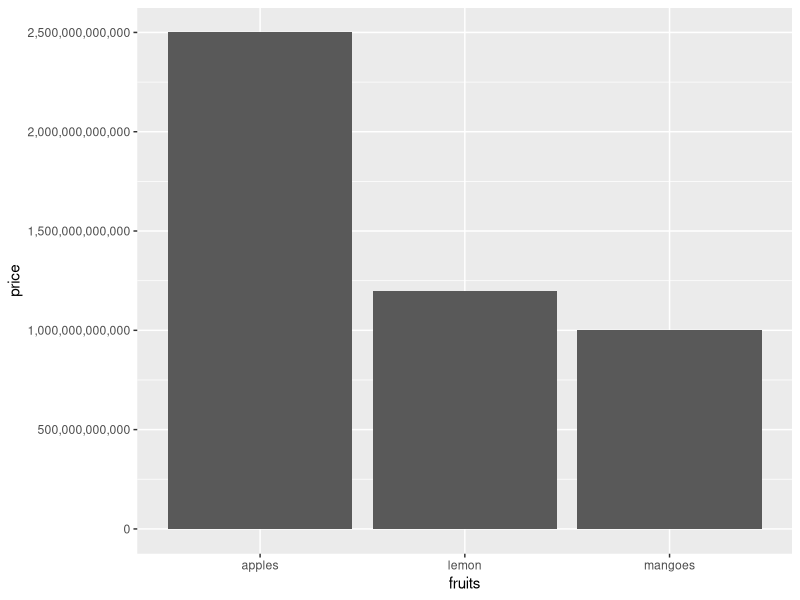

R code for this plot:

library(tidyverse)

my_data <-  tibble(
  fruits = c("mangoes", "apples", "lemon" ),
  price = c(1000000000000, 2500000000000, 1200000000000)
)

my_data %>% 
  ggplot(
    aes(x=fruits, y=price))+
  geom_bar(stat = "identity")+
  scale_y_continuous(labels = scales::comma)


# using comma format
scales::comma(10000000.135, scale = 1, big.mark = ",")

my_num <- scales::number_format( scale = 1, big.mark = ",")(10000000.135)
class(my_num)

